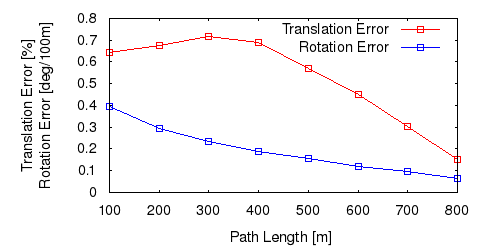

The gnuplot source for this figure:
set term postscript eps enhanced color
set output "06_trl.eps"
set size ratio 0.5
set yrange [0:*]
set xlabel "Path Length [m]"
set ylabel "Translation Error [%]\nRotation Error [deg/100m]"
plot "06_tl.txt" using 1:($2*100) title 'Translation Error' lc rgb "#FF0000" pt 4 w linespoints,"06_rl.txt" using 1:($2*57.3*100) title 'Rotation Error' lc rgb "#0000FF" pt 4 w linespoints
